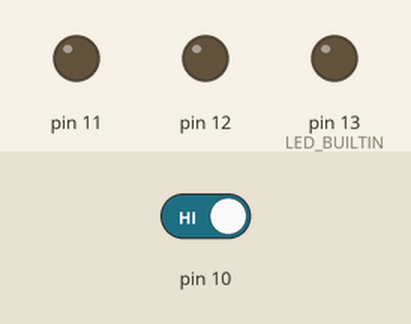
This sketch was run on a simulated Arduino Uno, built with avr-gcc and run on an emulated ATmega328P. On the bench: output pins drawn as LEDs (lit = HIGH). The test bench sets the inputs (shaded band); at power-on: pin 10 HIGH.

Above: at 6.8 s.
6.9 s: pin 10 driven LOW
At 12.6 s:
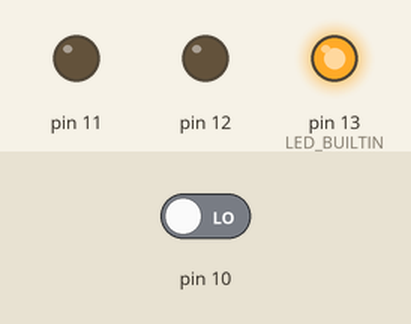
14.4 s: pin 10 driven HIGH
At 15.1 s:
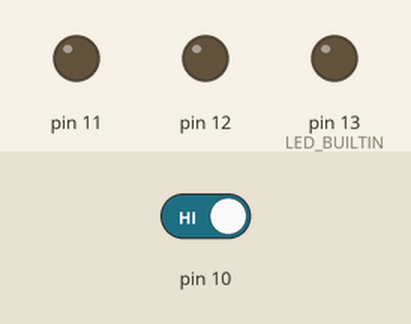
Timing chart, 0 to 17.4 s (numbered marks = the images above; inputs shaded):
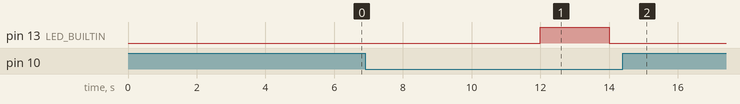

Measured:
- after the input at 6.9 s, pin 13 (LED_BUILTIN): LOW → HIGH after 5.1 s, → LOW 2.0 s later
- after the input at 14.4 s, pin 11, pin 12: stays LOW (without the input it goes to HIGH after 3.6 s); pin 13 (LED_BUILTIN): stays LOW (without the input it goes to HIGH after 9.6 s)

The sketch:

P13.ino
```cpp
// C++ code
//
void setup()
{
  pinMode(10, INPUT);
  pinMode(LED_BUILTIN, OUTPUT);
  pinMode(12, OUTPUT);
  pinMode(11, OUTPUT);
}

void loop()
{
  if (digitalRead(10) == LOW) {
    digitalWrite(LED_BUILTIN, HIGH);
  }
  delay(2000); // Wait for 2000 millisecond(s)
  if (digitalRead(10) == LOW) {
    digitalWrite(LED_BUILTIN, LOW);
  }
  delay(4000); // Wait for 4000 millisecond(s)
  if (digitalRead(10) == LOW) {
    digitalWrite(12, HIGH);
    digitalWrite(11, HIGH);
  }
  delay(2000); // Wait for 2000 millisecond(s)
  if (digitalRead(10) == LOW) {
    digitalWrite(12, LOW);
    digitalWrite(11, LOW);
  }
  delay(4000); // Wait for 4000 millisecond(s)
}
```
